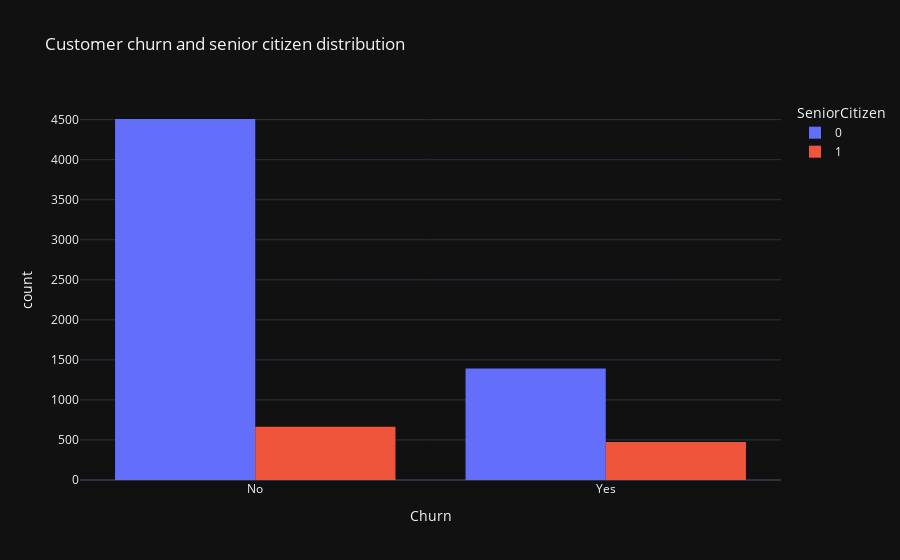

The notebook cell saved with this chart:
### Code cell
px.histogram(data, x="Churn", color = "SeniorCitizen", title = "Customer churn and senior citizen distribution",
template = "plotly_dark", barmode = "group")

### Figure 1 — Plotly figure (JSON) as saved in the notebook; plotly's stock layout.template omitted (floating-point values rounded to 4 significant figures; data arrays with more than 128 entries replaced by an {"elided": "..."} marker saying what was removed)
{"data": [{"alignmentgroup": "True", "bingroup": "x", "hovertemplate": "SeniorCitizen=0<br>Churn=%{x}<br>count=%{y}<extra></extra>", "legendgroup": "0", "marker": {"color": "#636efa", "pattern": {"shape": ""}}, "name": "0", "offsetgroup": "0", "orientation": "v", "showlegend": true, "type": "histogram", "x": {"elided": "5901 str values"}, "xaxis": "x", "yaxis": "y"}, {"alignmentgroup": "True", "bingroup": "x", "hovertemplate": "SeniorCitizen=1<br>Churn=%{x}<br>count=%{y}<extra></extra>", "legendgroup": "1", "marker": {"color": "#EF553B", "pattern": {"shape": ""}}, "name": "1", "offsetgroup": "1", "orientation": "v", "showlegend": true, "type": "histogram", "x": {"elided": "1142 str values"}, "xaxis": "x", "yaxis": "y"}], "layout": {"barmode": "group", "legend": {"title": {"text": "SeniorCitizen"}, "tracegroupgap": 0}, "title": {"text": "Customer churn and senior citizen distribution"}, "xaxis": {"anchor": "y", "domain": [0, 1], "title": {"text": "Churn"}}, "yaxis": {"anchor": "x", "domain": [0, 1], "title": {"text": "count"}}}}
